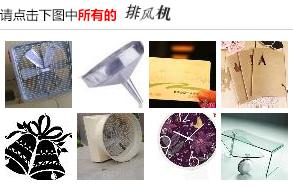
#> input picture images/code.png, 293 x 190 px
$ python get_container.py
#> lines starting #> are read from the running program, lines starting #| are printed output that depends on the picture
#!/usr/bin/env python3
# -*- coding: utf-8 -*-
import requests
import urllib3
from PIL import Image, ImageFilter, ImageEnhance
from bs4 import BeautifulSoup

urllib3.disable_warnings(urllib3.exceptions.InsecureRequestWarning)
#> (this line was passed over: urllib3 is not available in this run)

__author__ = "雷洪飞"


class RecoginitionContainer(object):

    def __init__(self, base_img_url):
        self.base_img_url = base_img_url

    url = "http://image.baidu.com/pictureup/uploadshitu?fr=flash&fm=index&pos=upload"

    headers = {
        "User-agent": "Mozilla/5.0 (Windows NT 10.0; Win64; x64) AppleWebKit/537.36 (KHTML, like Gecko) Chrome/62.0.3202.94 Safari/537.36"}

    def __upload_pic__(slef, img, filex, url):
        """上传图片，得到图片地址"""
        img.save(slef.base_img_url + "/query_temp_img" + filex + ".png")
        raw = open(slef.base_img_url + "/query_temp_img" + filex + ".png", 'rb').read()
        files = {
            'fileheight': "0",
            'newfilesize': str(len(raw)),
            'compresstime': "0",
            'Filename': "image.png",
            'filewidth': "0",
            'filesize': str(len(raw)),
            'filetype': 'image/png',
            'Upload': "Submit Query",
            'filedata': ("image.png", raw)
        }
        resp = requests.post(url, files=files, headers=slef.headers, verify=False)
        redirect_url = "http://image.baidu.com" + resp.text
        return redirect_url

    def __get_query_content__(slef, query_url):
        response = requests.get(query_url, headers=slef.headers, verify=False)
        li = list()
        if response.status_code == requests.codes.ok:
            bs = BeautifulSoup(response.text, "html.parser")
            re = bs.find_all("a", class_="guess-info-word-link guess-info-word-highlight")
            for link in re:
                li.append(link.get_text())
                # print(link.get_text())
            # 再次获取图中动物可能是
            te = bs.find_all("ul", class_="shituplant-tag")
            for l in te:
                # 得到有可能包含的数据
                for child in l.children:
                    try:
                        li.append(child.get_text())
                    except:
                        pass
            # 再次获取相似图片，其中在有一个图片描述，进行获取就知道,重新掉了一个接口
            # pc_search 替换成similar在搜索一次
            if len(li) == 0:
                once_url = query_url.replace("pc_search", "similar")
                resp = requests.get(once_url, headers=slef.headers, verify=False)
                js = resp.json()
                #print("查找相似图片")
                for fromTitle in js['data']:
                    li.append(fromTitle['fromPageTitle'])
            return "|".join(x for x in li)

    def get_pic_content(slef, img_url):
        box = (0, 41, 295, 186)
        Image.open(img_url).crop(box).save(img_url)

    def get_text(slef, img_url):
#> called with img_url = '../images/code.png'
        li = list()
        ImageEnhance.Contrast(Image.open(img_url)).enhance(1.3).save(img_url)
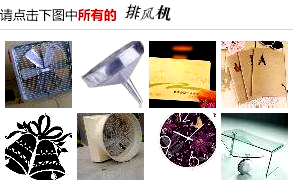
#> saved as code.png: PIL image 293x190 RGB; mean R, G, B 190, 183, 175.2
        imgs = Image.open(img_url)
        imgs.filter(ImageFilter.BLUR).filter(ImageFilter.MaxFilter(23))
        imgs.convert('L')
        x_width, y_heigth = imgs.size
#> x_width = 293; y_heigth = 190
        # 得到每一张图片应该的大小
        width = x_width / 4
#> width = 73.25
        heigth = y_heigth / 2
#> heigth = 95
        for x_ in range(0, 2):
            for y_ in range(0, 4):
                left = y_ * width
#> left = 0
                right = (y_ + 1) * width
#> right = 73.25
                # 得到图片位置
                index = (x_ * 4) + y_
                if x_ == 0:
                    box = (left, x_ * heigth + 21, right, (x_ + 1) * heigth + 21)
#> box = (0, 21, 73.25, 116)
                else:
                    box = (y_ * width, x_ * heigth + 21, (y_ + 1) * width, (x_ + 1) * heigth)
                    # 得到查询地址
                query_url = slef.__upload_pic__(imgs.crop(box), str(x_) + str(y_), slef.url)
#> in __upload_pic__, `img.save(slef.base_img_url + "/query_temp_img" + filex + ".png")`:
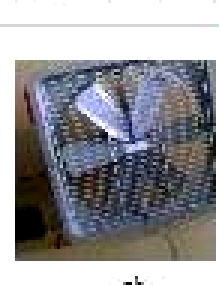
#> saved as query_temp_img00.png: PIL image 73x95 RGB (shown 3 times larger); mean R, G, B 149.2, 149, 153.7
                # 进行查询，返回结果
                text = slef.__get_query_content__(query_url)
                # 计算坐标
                # 由于12306官方验证码是验证正确验证码的坐标范围,我们取每个验证码中点的坐标(大约值)
                yanSol = ['35,35', '105,35', '175,35', '245,35', '35,105', '105,105', '175,105', '245,105']
                # 将坐标保存
                li.append({yanSol[index]: text})
                # print("识别结果:")
                # print(text)
        return li


if __name__ == "__main__":
    img_url = "../images/code.png"
    c = RecoginitionContainer("../images")
    c.get_text(img_url)
#> (the call stopped at in __upload_pic__, `resp = requests.post(url, files=files, headers=slef.headers, verify=Fa..`: requests is not available in this run)

$ run again, with images/query_temp_img01.png copied over images/code.png
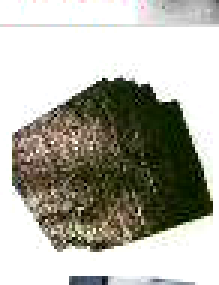
#> input picture images/query_temp_img01.png, 73 x 95 px (shown 3 times larger)
#> in get_text, `ImageEnhance.Contrast(Image.open(img_url)).enhance(1.3).save(img_url)`:
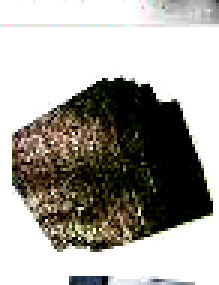
#> saved as code.png: PIL image 73x95 RGB (shown 3 times larger); mean R, G, B 168.5, 165.9, 159.5
#> in __upload_pic__, `img.save(slef.base_img_url + "/query_temp_img" + filex + ".png")`:
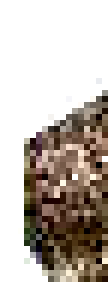
#> saved as query_temp_img00.png: PIL image 18x47 RGB (shown 6 times larger); mean R, G, B 190.5, 181.3, 173.2

$ run again, with images/query_temp_img02.png copied over images/code.png
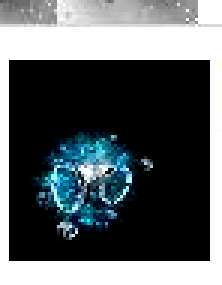
#> input picture images/query_temp_img02.png, 74 x 95 px (shown 3 times larger)
#> in __upload_pic__, `img.save(slef.base_img_url + "/query_temp_img" + filex + ".png")`:
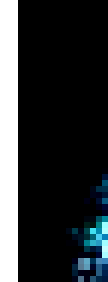
#> saved as query_temp_img00.png: PIL image 18x47 RGB (shown 6 times larger); mean R, G, B 44.6, 48.5, 50.5
